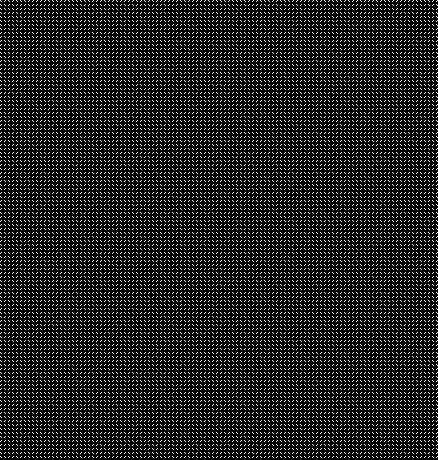
#> input picture partial0.jpg, 438 x 460 px
$ python combineImg.py partial0.jpg partial1.jpg
#> lines starting #> are read from the running program, lines starting #| are printed output that depends on the picture
from PIL import Image
import sys
import account

def combine2Images(f1, f2):

    # Two input images
#> called with f1 = 'partial0.jpg', f2 = 'partial1.jpg'
    infile1 = Image.open(f1)
#> infile1 is the input picture: PIL image 438x460 L; min 0, max 255, mean 34.6
    infile2 = Image.open(f2)
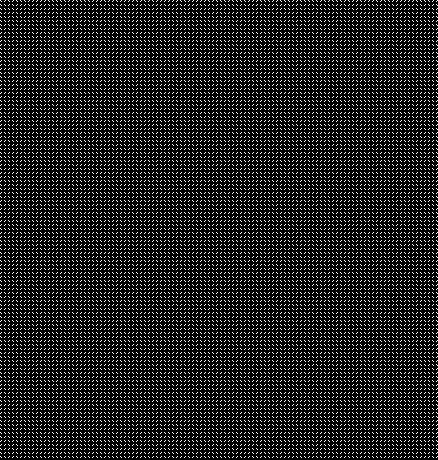
#> input picture partial1.jpg, 438 x 460 px
#> infile2 is the input picture: PIL image 438x460 L; min 0, max 255, mean 34.6

    outfile = Image.new('1', infile1.size)
#> outfile: PIL image 438x460 1; every value is 0

    # Combine images
    for x in range(infile1.size[0]):
        for y in range(infile1.size[1]):
            outfile.putpixel((x, y), min(infile1.getpixel((x, y)), infile2.getpixel((x, y))))
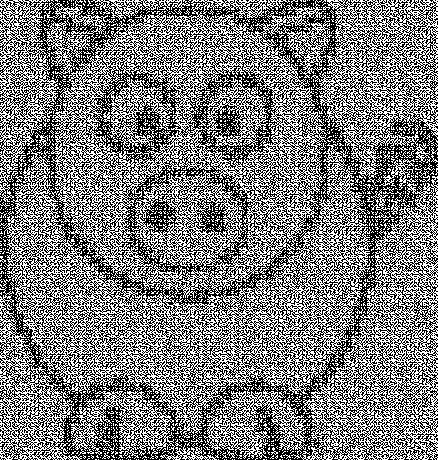
#> outfile: PIL image 438x460 1; 49.2% white in thin lines or dots

    # Return / Save outfile
    outfile.save("testImages/combined.png")
    return outfile

if __name__=="__main__":

    filename1 = sys.argv[1]
    filename2 = sys.argv[2]

    combine2Images(filename1, filename2)

    print("Combining done")
